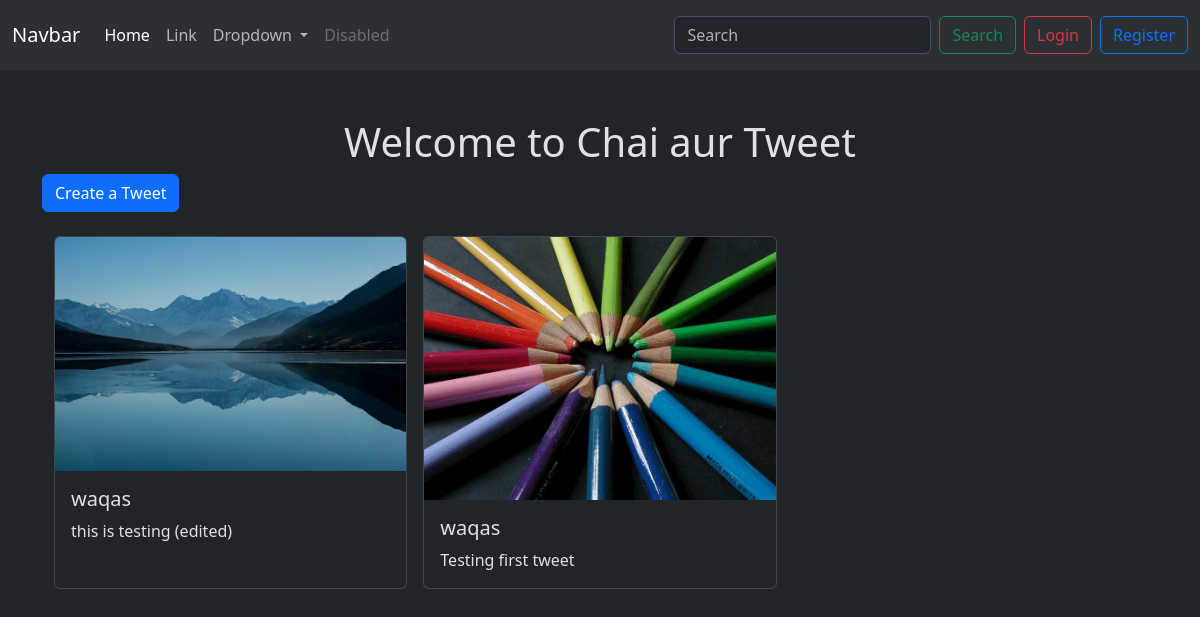
Before: / with the older database file.
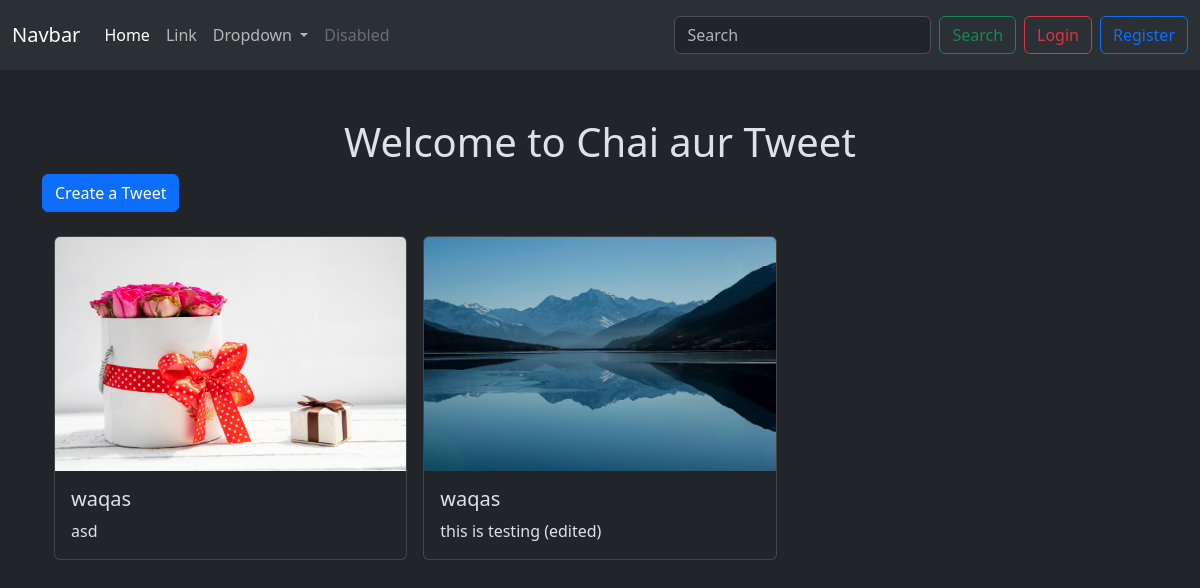
After: the same page with the newer database file.
### tweet/models.py (models this page shows, shortened)
class Tweet(models.Model):
    user = models.ForeignKey(User, on_delete=models.CASCADE)
    text = models.TextField(max_length=240)
    photo = models.ImageField(upload_to='photos/', blank=True, null=True)
    created_at = models.DateTimeField(auto_now_add=True)
    updated_at = models.DateTimeField(auto_now=True)

### tweet/views.py (the view)
# urls.py: path('', views.tweet_list, name='tweet_list'),
def tweet_list(request):
    tweets = Tweet.objects.all().order_by('-created_at')
    return render(request, 'tweet_list.html', {'tweets': tweets})\

### tweet/templates/tweet_list.html (shortened to what this page needs)
{% extends "layout.html" %}
{% block content %}
<h1 class="text-center mt-5">Welcome to Chai aur Tweet</h1>
<a class="btn btn-primary mb-4" href="{% url 'tweet_create' %}">Create a Tweet</a>
<div class="container">
  <div class="row g-3">
    {% for tweet in tweets %}
    <div class="col-md-4">
      <div class="card h-100">
        {% if tweet.photo %}
        <img src="{{ tweet.photo.url }}" class="card-img-top" alt="Tweet image" />
        {% endif %}
        <div class="card-body">
          <h5 class="card-title">{{ tweet.user.username }}</h5>
          <p class="card-text">{{ tweet.text }}</p>
        </div>
      </div>
    </div>
    {% endfor %}
  </div>
</div>
{% endblock %}

### templates/layout.html (shortened to what this page needs)
{% load static %}
<!DOCTYPE html>
<html lang="en" data-bs-theme="dark">
<head>
    <link href="https://cdn.jsdelivr.net/npm/bootstrap@5.3.5/dist/css/bootstrap.min.css" rel="stylesheet">
</head>
<body>
    <nav class="navbar navbar-expand-lg bg-body-tertiary">
        <div class="container-fluid">
          <a class="navbar-brand" href="#">Navbar</a>
          <div class="collapse navbar-collapse" id="navbarSupportedContent">
            <ul class="navbar-nav me-auto mb-2 mb-lg-0">
              <li class="nav-item">
                <a class="nav-link active" aria-current="page" href="{% url 'tweet_list'%}">Home</a>
              </li>
              <li class="nav-item">
                <a class="nav-link" href="#">Link</a>
              </li>
              <li class="nav-item dropdown">
                <a class="nav-link dropdown-toggle" href="#" role="button" data-bs-toggle="dropdown" aria-expanded="false">
                  Dropdown
                </a>
              </li>
              <li class="nav-item">
                <a class="nav-link disabled" aria-disabled="true">Disabled</a>
              </li>
            </ul>
            <form class="d-flex" role="search">
              <input class="form-control me-2" type="search" placeholder="Search" aria-label="Search">
              <button class="btn btn-outline-success" type="submit">Search</button>
            </form>
            {% if user.is_authenticated %}
            <form method="post" action="{% url 'logout' %}">
              {% csrf_token %}
              <button type="submit" class="btn btn-outline-danger m-2" type="submit">Logout</button>
            </form>
            {%else%}
            <a class="btn btn-outline-danger m-2" href="{% url 'login' %}">Login</a>
            <a class="btn btn-outline-primary" href="{% url 'register' %}">Register</a>
            {% endif %}
          </div>
        </div>
      </nav>
    <div class="container">
        {% block content %}
        {% endblock %}
    </div>
</body>
</html>

Changed rows visible on the page:
removed Tweet: photo (picture), user.username "waqas", text "Testing first tweet"
added Tweet: photo (picture), user.username "waqas", text "asd"
